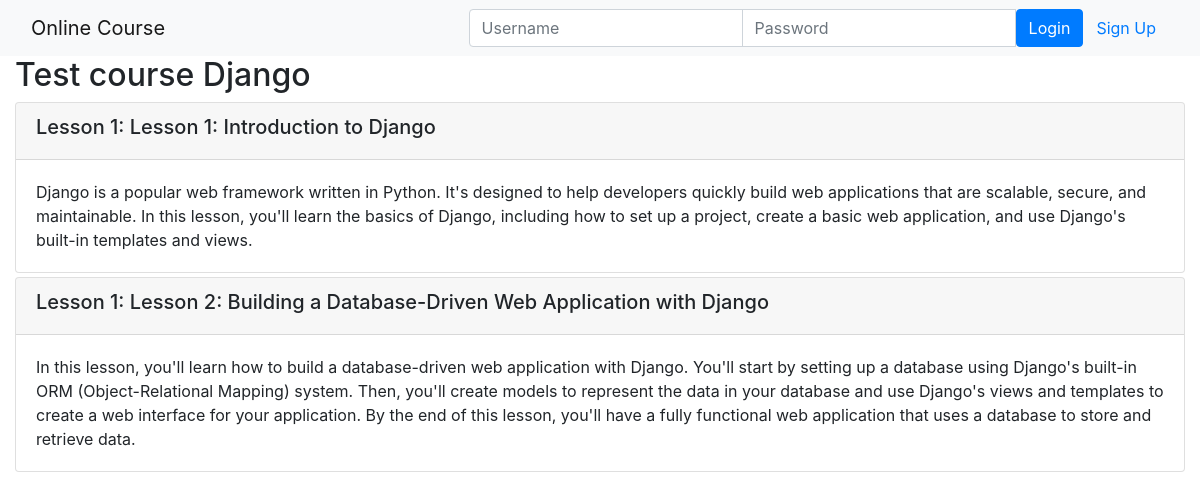
Before: /onlinecourse/1/ with the older database file.
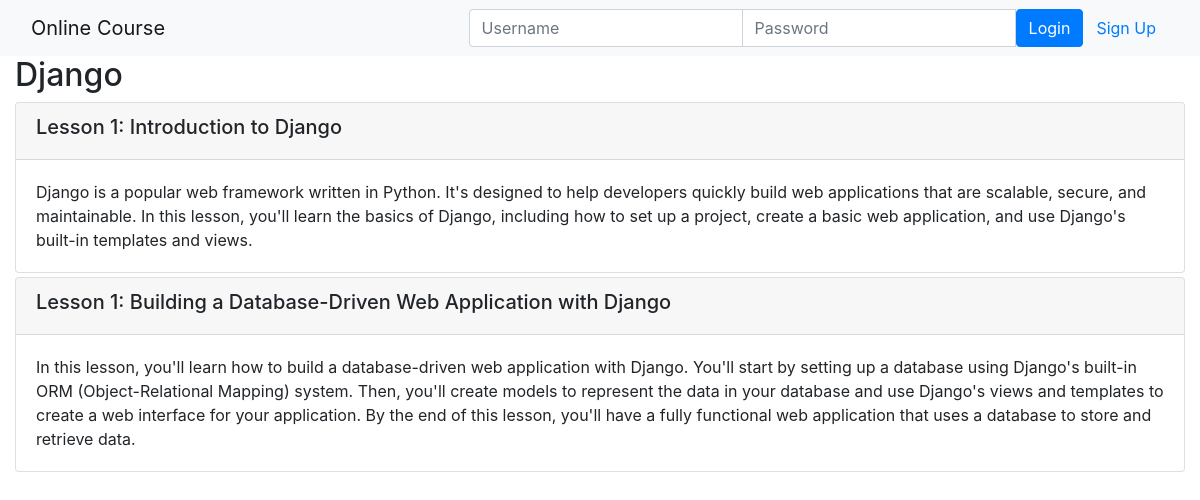
After: the same page with the newer database file.
### onlinecourse/models.py (models this page shows, shortened)
class Course(models.Model):
    name = models.CharField(null=False, max_length=30, default='online course')
    description = models.CharField(max_length=1000)
    pub_date = models.DateField(null=True)
    image = models.FileField(upload_to='course_images/', blank=True, null=True)
    instructors = models.ManyToManyField(Instructor)
    users = models.ManyToManyField(settings.AUTH_USER_MODEL, through='Enrollment')
    total_enrollment = models.IntegerField(default=0)
    is_enrolled = False

class Lesson(models.Model):
    title = models.CharField(max_length=200, default="title")
    order = models.IntegerField(default=0)
    course = models.ForeignKey(Course, on_delete=models.CASCADE)
    content = models.TextField()

### onlinecourse/views.py (the view)
# urls.py: path('<int:pk>/', views.CourseDetailView.as_view(), name='course_details'),
class CourseDetailView(generic.DetailView):
    model = Course
    template_name = 'onlinecourse/course_detail_bootstrap.html'

### onlinecourse/templates/onlinecourse/course_detail_bootstrap.html (shortened to what this page needs)
{% extends "onlinecourse/index.html" %}
{% block content %}
    <div class="container-fluid">
        <h2>{{ course.name }}</h2>
        <div class="card-columns-vertical">
            {% for lesson in course.lesson_set.all %}
                <div class="card mt-1">
                    <div class="card-header"><h5>Lesson {{lesson.order|add:1}}: {{lesson.title}}</h5></div>
                    <div class="card-body">{{lesson.content}}</div>
                </div>
            {% endfor %}
        </div>
    </div>
{% endblock %}

Changed rows visible on the page:
changed Course: name "Test course Django" → "Django"
changed Lesson: title "Lesson 1: Introduction to Django" → "Introduction to Django"
changed Lesson: title "Lesson 2: Building a Database-Driven Web Application with Django" → "Building a Database-Driven Web Application with Django"
